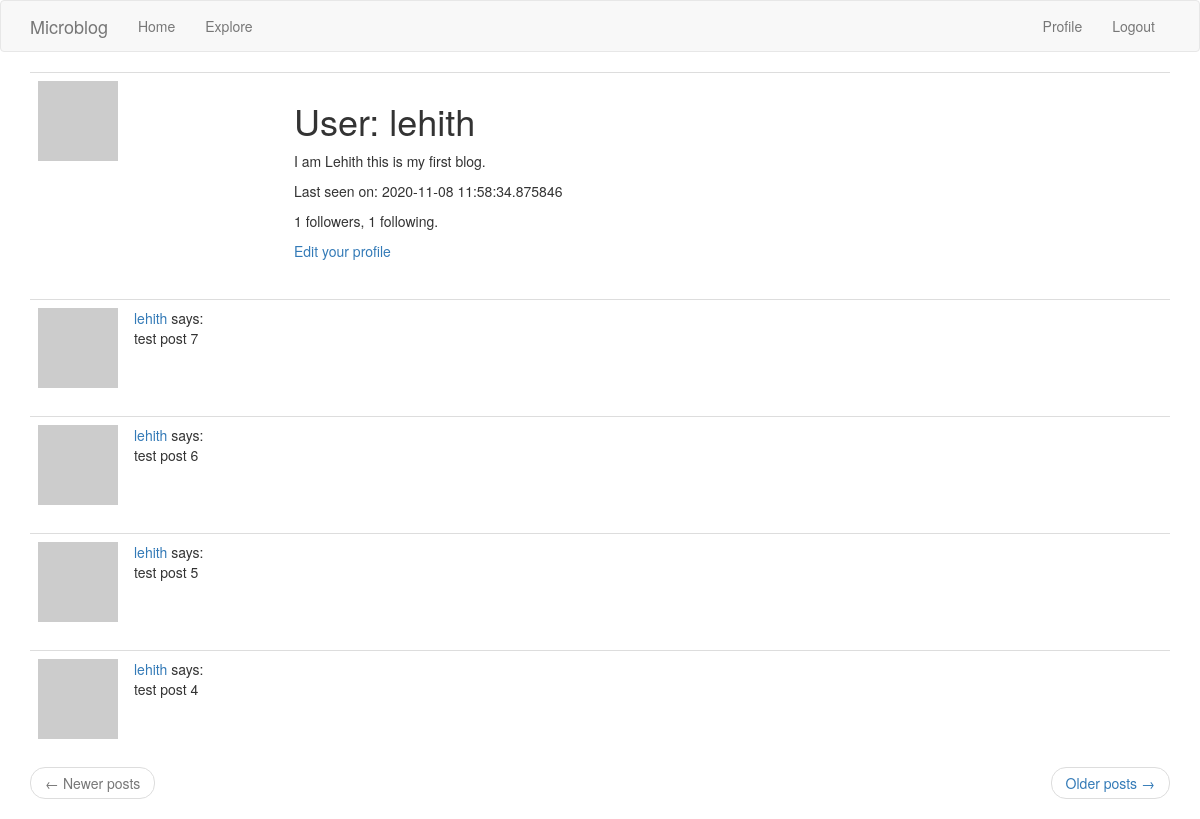
/user/lehith (signed in), run on an earlier commit of the app's database.
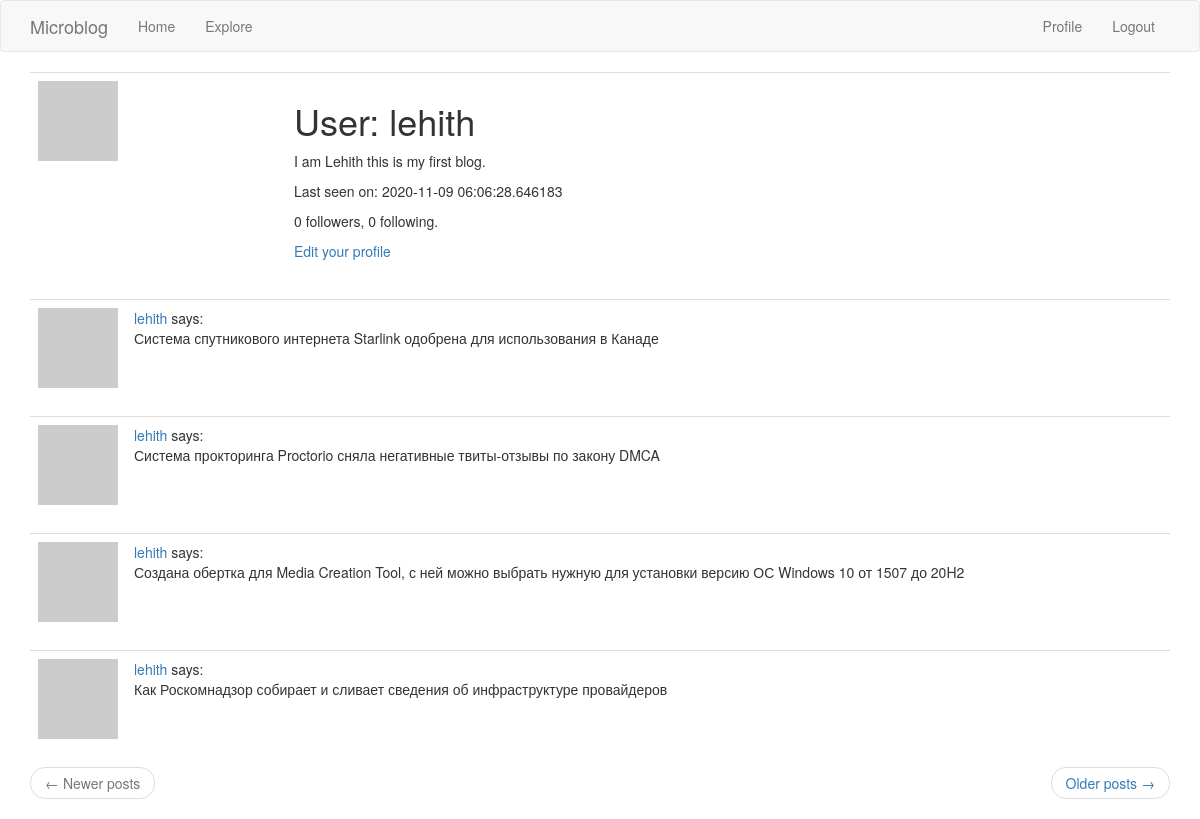
And on a later commit of the database.
### app/models.py (models this page shows, shortened)
class User(UserMixin, db.Model):
    id = db.Column(db.Integer, primary_key=True)
    username = db.Column(db.String(64), index=True, unique=True)
    email = db.Column(db.String(120), index=True, unique=True)
    password_hash = db.Column(db.String(128))
    about_me = db.Column(db.String(140))
    posts = db.relationship('Post', backref='author', lazy='dynamic')
    last_seen = db.Column(db.DateTime, default=datetime.utcnow)
    followed = db.relationship(
        'User', secondary=followers,
        primaryjoin=(followers.c.follower_id == id),
        secondaryjoin=(followers.c.followed_id == id),
        backref=db.backref('followers', lazy='dynamic'), lazy='dynamic')
    def avatar(self, size):
        digest = md5(self.email.lower().encode('utf-8')).hexdigest()
        return 'https://www.gravatar.com/avatar/{}?d=identicon&s={}'.format(
            digest, size)

class Post(db.Model):
    id = db.Column(db.Integer, primary_key=True)
    body = db.Column(db.String(140))
    timestamp = db.Column(db.DateTime, index=True, default=datetime.utcnow)
    user_id = db.Column(db.Integer, db.ForeignKey('user.id'))

### app/routes.py (the view)
@app.route('/user/<username>')
@login_required
def user(username):
    user = User.query.filter_by(username=username).first_or_404()
    page = request.args.get('page', 1, type=int)
    posts = user.posts.order_by(Post.timestamp.desc()).paginate(
        page, app.config['POSTS_PER_PAGE'], False)
    next_url = url_for('user', username=user.username, page=posts.next_num) \
        if posts.has_next else None
    prev_url = url_for('user', username=user.username, page=posts.prev_num) \
        if posts.has_prev else None
    form = EmptyForm()
    return render_template('user.html', user=user, posts=posts.items,
                           next_url=next_url, prev_url=prev_url, form=form)

### app/models.py (called while the page is built)
@login.user_loader
def load_user(id):
    return User.query.get(int(id))

### app/routes.py (called while the page is built)
@app.before_request
def before_request():
    if current_user.is_authenticated:
        current_user.last_seen = datetime.utcnow()
        db.session.commit()

### app/templates/user.html (shortened to what this page needs)
{% extends "base.html" %}
{% block app_content %}
    <table class="table table-hover">
        <tr>
            <td width="256px"><img src="{{ user.avatar(256) }}"></td>
            <td>
                <h1>User: {{ user.username }}</h1>
                {% if user.about_me %}<p>{{ user.about_me }}</p>{% endif %}
                {% if user.last_seen %}<p>Last seen on: {{ user.last_seen }}</p>{% endif %}
                <p>{{ user.followers.count() }} followers, {{ user.followed.count() }} following.</p>
                {% if user == current_user %}
                <p><a href="{{ url_for('edit_profile') }}">Edit your profile</a></p>
                {% endif %}
            </td>
        </tr>
    </table>
    {% for post in posts %}
        {% include '_post.html' %}
    {% endfor %}
    <nav aria-label="...">
        <ul class="pager">
            <li class="previous{% if not prev_url %} disabled{% endif %}">
                <a href="{{ prev_url or '#' }}">
                    <span aria-hidden="true">&larr;</span> Newer posts
                </a>
            </li>
            <li class="next{% if not next_url %} disabled{% endif %}">
                <a href="{{ next_url or '#' }}">
                    Older posts <span aria-hidden="true">&rarr;</span>
                </a>
            </li>
        </ul>
    </nav>
{% endblock %}

### app/templates/_post.html
<table class="table table-hover">
    <tr>
        <td width="70px">
            <a href="{{ url_for('user', username=post.author.username) }}">
                <img src="{{ post.author.avatar(70) }}" />
            </a>
        </td>
        <td>
            <a href="{{ url_for('user', username=post.author.username) }}">
                {{ post.author.username }}
            </a>
            says:
            <br>
            {{ post.body }}
        </td>
    </tr>
</table>

What changed in the data, as far as the page shows it:
no longer on this page (row unchanged): Post: author.username "lehith", body "test post 7"
no longer on this page (row unchanged): Post: author.username "lehith", body "test post 6"
no longer on this page (row unchanged): Post: author.username "lehith", body "test post 5"
no longer on this page (row unchanged): Post: author.username "lehith", body "test post 4"
changed User "lehith": last_seen "2020-11-08 11:58:34.875846" → "2020-11-09 06:06:28.646183"
added Post: author.username "lehith", body "Система спутникового интернета Starlink одобрена для использования в Канаде"
added Post: author.username "lehith", body "Система прокторинга Proctorio сняла негативные твиты-отзывы по закону DMCA"
added Post: author.username "lehith", body "Создана обертка для Media Creation Tool, с ней можно выбрать нужную для установки версию ОС Windows 10 от 1507 до 20H2"
added Post: author.username "lehith", body "Как Роскомнадзор собирает и сливает сведения об инфраструктуре провайдеров"
Also different on the page:
{{ user.followers.count() }}: "1" → "0"
{{ user.followed.count() }}: "1" → "0"
